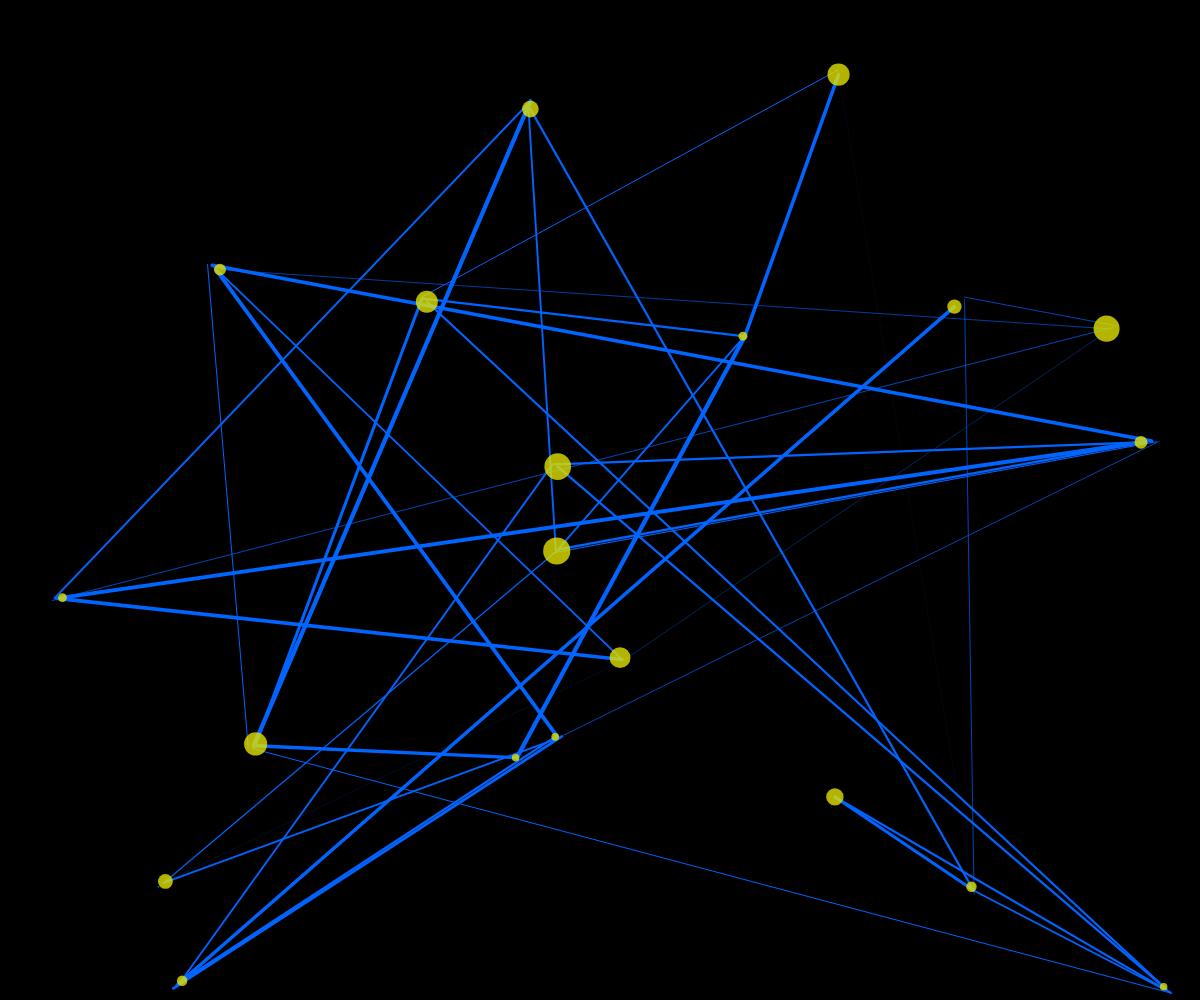
Frame 1 (no input)
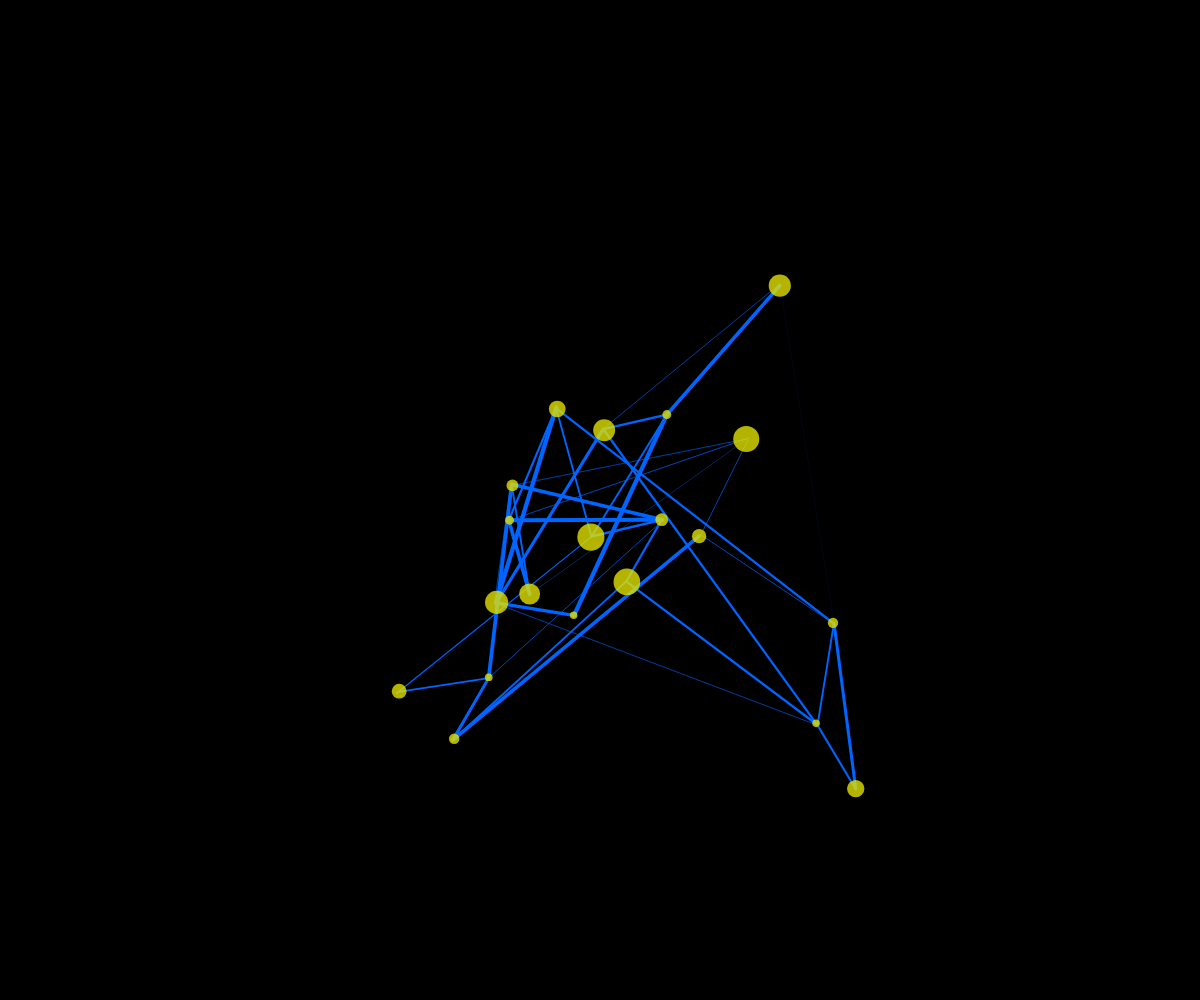
Frame 60 (no input)
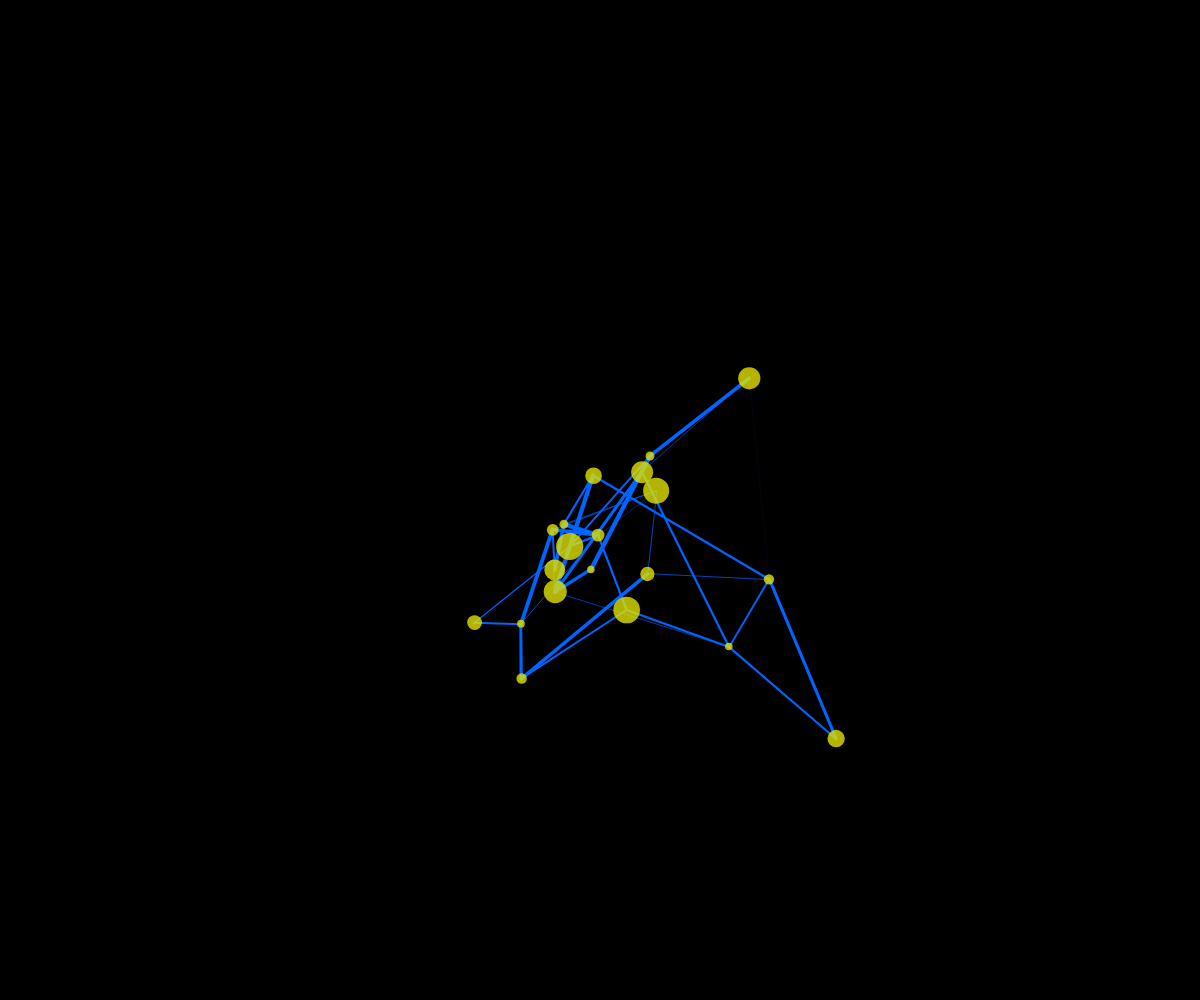
Frame 120 (the mouse pressed at the canvas centre since frame 60)

The p5.js sketch that drew these frames (run headless with seeded random() and noise() and a simulated clock; from frame 60 on, the mouse is pressed at the canvas centre):

// p5.js sketch
// ── sketch.js

var particleSystem = [];
var springs = [];


function setup(){
    var canvas = createCanvas(windowWidth, windowHeight);
    frameRate(30);
    background(0);
    
    //create 20 randomly sized particles
    for(var i = 0; i<20; i++){
        particleSystem.push(new Particle(random(3,15)));
    }
    
    for(var i = 0; i<50; i++){
        //pick two particles randomly
        //int function truncates decimals, so don't need to use particleSystem.length-1
        var pa=particleSystem[int(random(0,particleSystem.length))];
        var pb=particleSystem[int(random(0,particleSystem.length))];
        
        //create the spring between 2 particles with rest length with minimum > sum of radii
        var spring = new Spring(pa, pb, random(pa.radius + pb.radius, 100));
        
        springs.push(spring);
    }
    frameRate(30);
    background(0);
 }


function draw(){
    background(0);    
    
    collisions();
    
    springs.forEach(function(sp){
        sp.update();
        sp.draw();
    })
    
    particleSystem.forEach(function (p){
        p.update();
        p.draw();
    });

}

var Spring = function(pa, pb, length){
    this.a = pa;
    this.b = pb;
    this.restLength = length;
    this.strength = 0.01;
    
    //draw spring as line between two input particles.
    this.draw = function(){
        stroke(0,100,255);
        strokeWeight(map(this.restLength,0,60,5,0.1))
        line(this.a.pos.x, this.a.pos.y, this.b.pos.x, this.b.pos.y);
        
    }
    
    this.update = function(){
        //vector points from b to a
        var delta = p5.Vector.sub(this.a.pos, this.b.pos);
        var dist = delta.mag();
        var disp = 1 - this.restLength / dist;
        delta.mult(disp * 0.5 * this.strength);
        
        this.a.pos.sub(delta);
        this.b.pos.add(delta);
    }
    
}

function collisions() {
        /*checks for pairs of particles*/
    for(var STEPS = 0; STEPS<4; STEPS++){
        for(var i=0; i<particleSystem.length-1; i++){
            for(var j=i+1; j<particleSystem.length; j++){
                var pa = particleSystem[i];
                var pb = particleSystem[j];
                var ab = p5.Vector.sub(pb.pos, pa.pos);
                var distSq = ab.magSq();
                if(distSq <= sq(pa.radius + pb.radius)){
                    var dist = sqrt(distSq);
                    var overlap = (pa.radius + pb.radius) - dist;
                    ab.div(dist); //ab.normalize();
                    ab.mult(overlap*0.5);
                    pb.pos.add(ab);
                    ab.mult(-1);
                    pa.pos.add(ab);
                    
                    pa.vel.mult(0.97);
                    pb.vel.mult(0.97);

                }
            }
        }
    }
}


var Particle = function(radius){

    this.radius = radius;
    this.pos = createVector(random(0,width), random(0,height));
    this.vel = createVector(0, 0);
    var acc = createVector(0, 0);
    
    this.update = function(){
       
    }  
    
    this.draw = function(){
        noStroke();
        
        fill(230,230,0,200);
        ellipse(this.pos.x, 
                this.pos.y,
                this.radius*2,
                this.radius*2);     
    }
    
}


function windowResized(){
    resizeCanvas(windowWidth, windowHeight);

}
